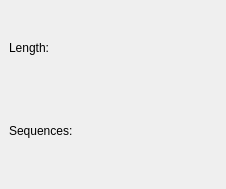
<?xml version="1.0" encoding="UTF-8"?>
<ui version="4.0">
 <class>McaGeneralTab</class>
 <widget class="QWidget" name="McaGeneralTab">
  <property name="geometry">
   <rect>
    <x>0</x>
    <y>0</y>
    <width>226</width>
    <height>189</height>
   </rect>
  </property>
  <property name="windowTitle">
   <string>Form</string>
  </property>
  <layout class="QVBoxLayout" name="verticalLayout">
   <property name="leftMargin">
    <number>0</number>
   </property>
   <property name="topMargin">
    <number>0</number>
   </property>
   <property name="rightMargin">
    <number>0</number>
   </property>
   <item>
    <widget class="QWidget" name="alignmentInfoWgt" native="true">
     <layout class="QGridLayout" name="gridLayout">
      <item row="0" column="1">
       <widget class="QLabel" name="lengthLabel">
        <property name="text">
         <string/>
        </property>
        <property name="alignment">
         <set>Qt::AlignCenter</set>
        </property>
       </widget>
      </item>
      <item row="1" column="1">
       <widget class="QLabel" name="seqNumLabel">
        <property name="text">
         <string/>
        </property>
        <property name="alignment">
         <set>Qt::AlignCenter</set>
        </property>
       </widget>
      </item>
      <item row="1" column="0">
       <widget class="QLabel" name="label_2">
        <property name="text">
         <string>Sequences:</string>
        </property>
       </widget>
      </item>
      <item row="0" column="0">
       <widget class="QLabel" name="label">
        <property name="text">
         <string>Length:</string>
        </property>
       </widget>
      </item>
     </layout>
    </widget>
   </item>
  </layout>
 </widget>
 <resources/>
 <connections/>
</ui>
